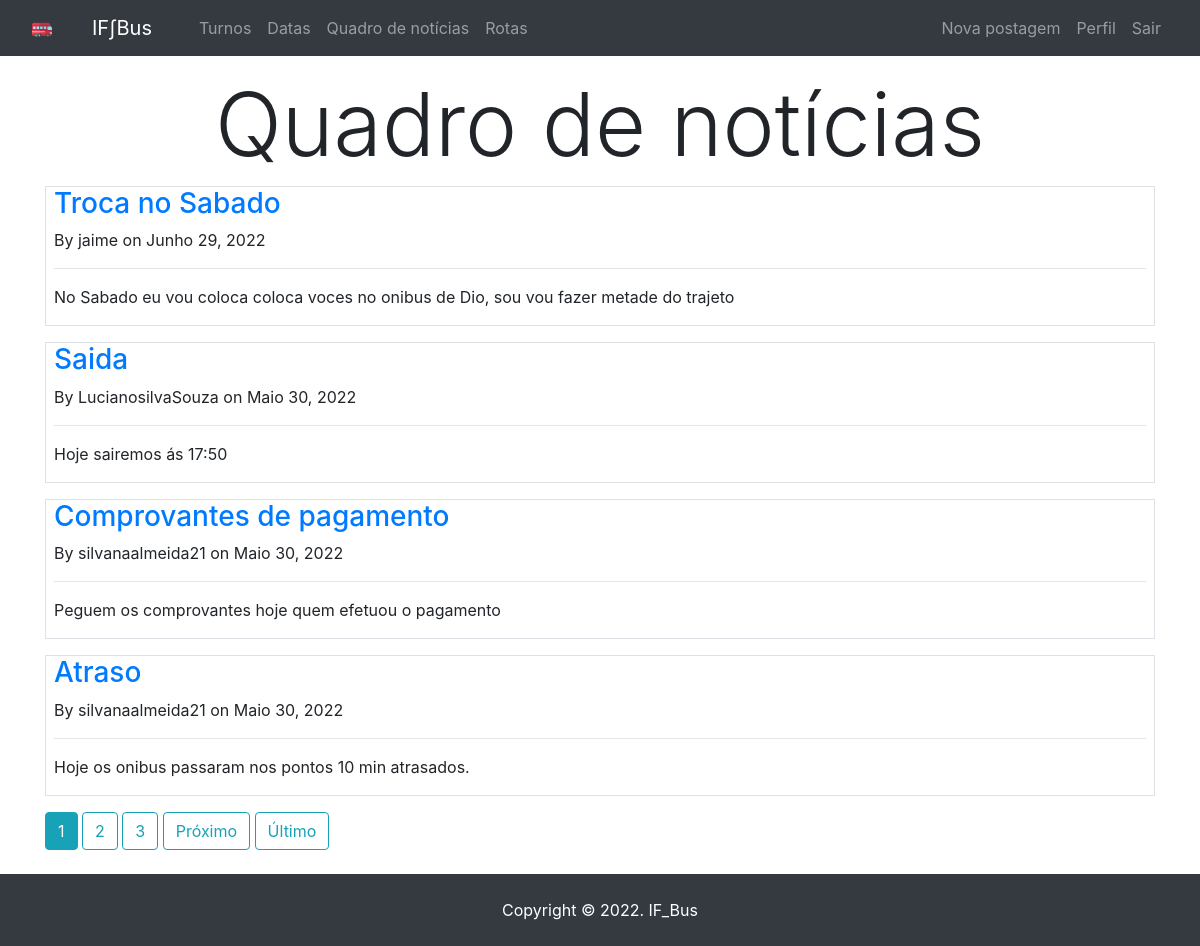
Page /blog/ (signed in) on the committed database.
### blog/models.py (models this page shows, shortened)
class Post(models.Model):
  title = models.CharField(max_length=100)
  content = models.TextField()
  date_posted = models.DateTimeField(default=timezone.now) #to porcausa do futuro
  author = models.ForeignKey(User, on_delete= models.CASCADE)

### blog/views.py (the view)
# urls.py: path('', PostListView.as_view(), name="blog-home"),
class PostListView(ListView):
    model = Post
    template_name = 'blog/blog_home.html'
    context_object_name = 'posts'
    extra_context = {'title': 'Board', }
    ordering = ['-date_posted']
    paginate_by = 4

### blog/templates/blog/blog_home.html (shortened to what this page needs)
{% extends 'hoursCalc/base.html' %}
{% block content %}
<h1 class="display-2">
  <center>Quadro de notícias</center>
</h1>
{% for post in posts %}
<div class=" border mb-3">
  <h3 class="ml-2"><a href="{% url 'post_detail' post.id %}">{{ post.title }}</a></h3>
  <p class="ml-2">By {{ post.author }} on {{ post.date_posted|date:"F d, Y" }}</p>
  <hr class="ml-2 mr-2">
  <p class="ml-2">{{ post.content }}</p>
</div>
{% endfor %}
{% if is_paginated %}
{% for num in page_obj.paginator.page_range %}
{% if page_obj.number == num %}
<a class="btn btn-info mb-4" href="?page= {{ num }}">{{ num }}</a>
{% elif num > page_obj.number|add:'-3' and num < page_obj.number|add:'3' %} <a class="btn btn-outline-info mb-4"
  href="?page= {{ num }}">{{ num }}</a>
  {% endif %}
  {% endfor %}
  {% if page_obj.has_next %}
  <a class="btn btn-outline-info mb-4" href="?page={{ page_obj.next_page_number }}">Próximo</a>
  <a class="btn btn-outline-info mb-4" href="?page={{ page_obj.paginator.num_pages }}">Último</a>
  {% endif %}
  {% endif %}
  {% endblock content %}

### rows in the picture
Post: title "Troca no Sabado", author "jaime", date_posted "Junho 29, 2022", content "No Sabado eu vou coloca coloca voces no onibus de Dio, sou vou fazer metade do trajeto"
Post: title "Saida", author "LucianosilvaSouza", date_posted "Maio 30, 2022", content "Hoje sairemos ás 17:50"
Post: title "Comprovantes de pagamento", author "silvanaalmeida21", date_posted "Maio 30, 2022", content "Peguem os comprovantes hoje quem efetuou o pagamento"
Post: title "Atraso", author "silvanaalmeida21", date_posted "Maio 30, 2022", content "Hoje os onibus passaram nos pontos 10 min atrasados."

### other values in the picture
{{ num }} "1"
{{ num }} "2" "3"
